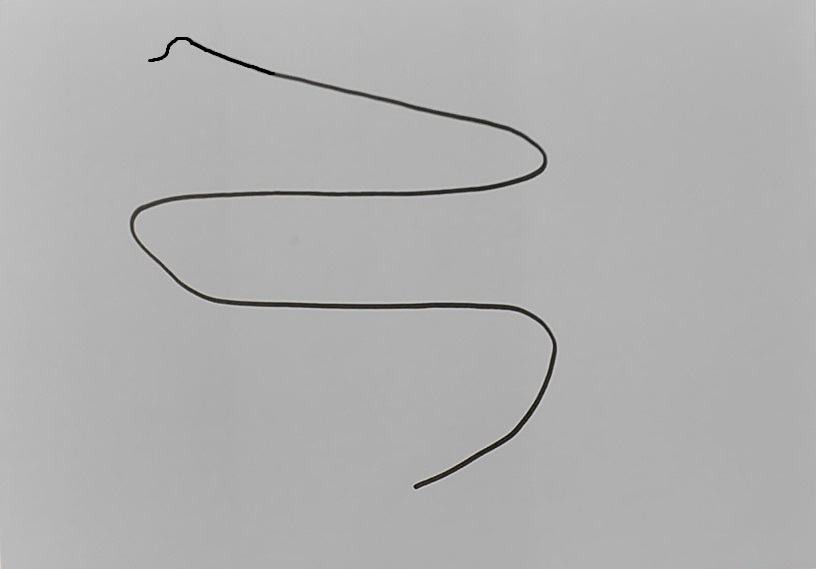
#> input picture images/1.jpg, 816 x 569 px, given in place of WIN_20230113_14_45_34_Pro.jpg, which was not available
$ python undistort.py
#> lines starting #> are read from the running program, lines starting #| are printed output that depends on the picture
#> further down, image is the input picture: shape (569, 816, 3); mean B, G, R 176.2, 176.3, 176.3
### src/find_kuka_points.py
import cv2 as cv
import numpy as np
import os
import math
from find_edges import canny_edge_detection
from find_contours import find_coord


def save_image(file_name, image, dir_name):
    os.chdir(dir_name)
    cv.imwrite(file_name, image)


# [25 lines left out: functions undistort_image, grab_frame_from_camera, not called in this run]


def rescale_frame(img, scale=0.5):
    # Work for images, video and live video
#> called with scale = 0.5
    width = int(img.shape[1] * scale)
#> width = 408
    height = int(img.shape[0] * scale)
#> height = 284

    dimensions = (width, height)
#> dimensions = (408, 284)

    return cv.resize(img, dimensions, interpolation=cv.INTER_AREA)


# [103 lines left out: functions kuka_coord, main, not called in this run]


# [2 lines that do not run on import are left out]

### src/undistort.py
import numpy as np
import cv2 as cv
from find_kuka_points import rescale_frame


def undistort_image(img):
    h, w = img.shape[:2]
#> h = 569; w = 816
    map1, map2 = cv.fisheye.initUndistortRectifyMap(K, D, np.eye(3), K, DIM, cv.CV_16SC2)
    undistorted_img = cv.remap(img, map1, map2, interpolation=cv.INTER_LINEAR, borderMode=cv.BORDER_CONSTANT)
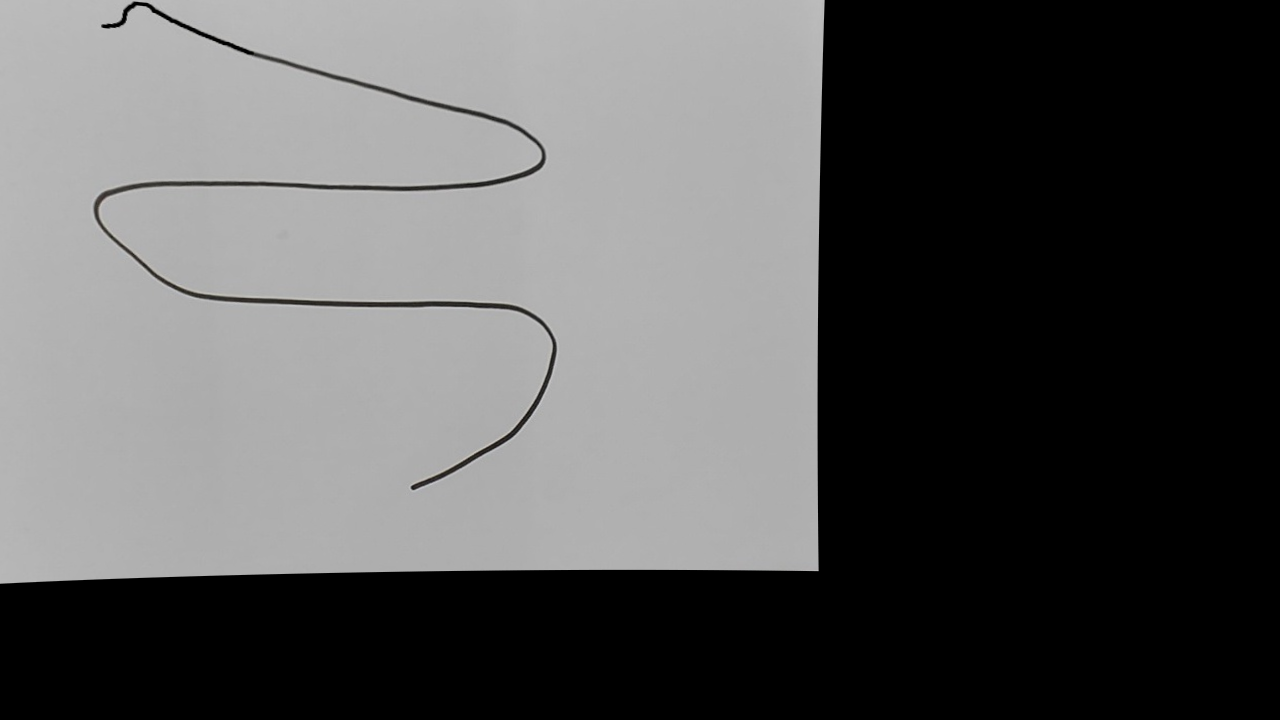
#> undistorted_img: shape (720, 1280, 3); mean B, G, R 89.3, 89.4, 89.4
    return undistorted_img


DIM = (1280, 720)
K = np.array(
        [[1400.5312752987763, 0.0, 628.4219705806136], [0.0, 1408.6956871650618, 414.91973942826155], [0.0, 0.0, 1.0]])
D = np.array([[-0.147852348788544], [0.7021442092673658], [-3.4442108779354763], [0.608256797813276]])

if __name__ == '__main__':
    DIM = (1280, 720)
    K = np.array(
        [[1400.5312752987763, 0.0, 628.4219705806136], [0.0, 1408.6956871650618, 414.91973942826155], [0.0, 0.0, 1.0]])
    D = np.array([[-0.147852348788544], [0.7021442092673658], [-3.4442108779354763], [0.608256797813276]])
    image = cv.imread('../fishEye/WIN_20230113_14_45_34_Pro.jpg')
    rescale = rescale_frame(image, scale=0.5)
    cv.imshow('Orig', image)
    undistort_image(image)
    cv.waitKey(0)

$ run again, on images/123.jpg
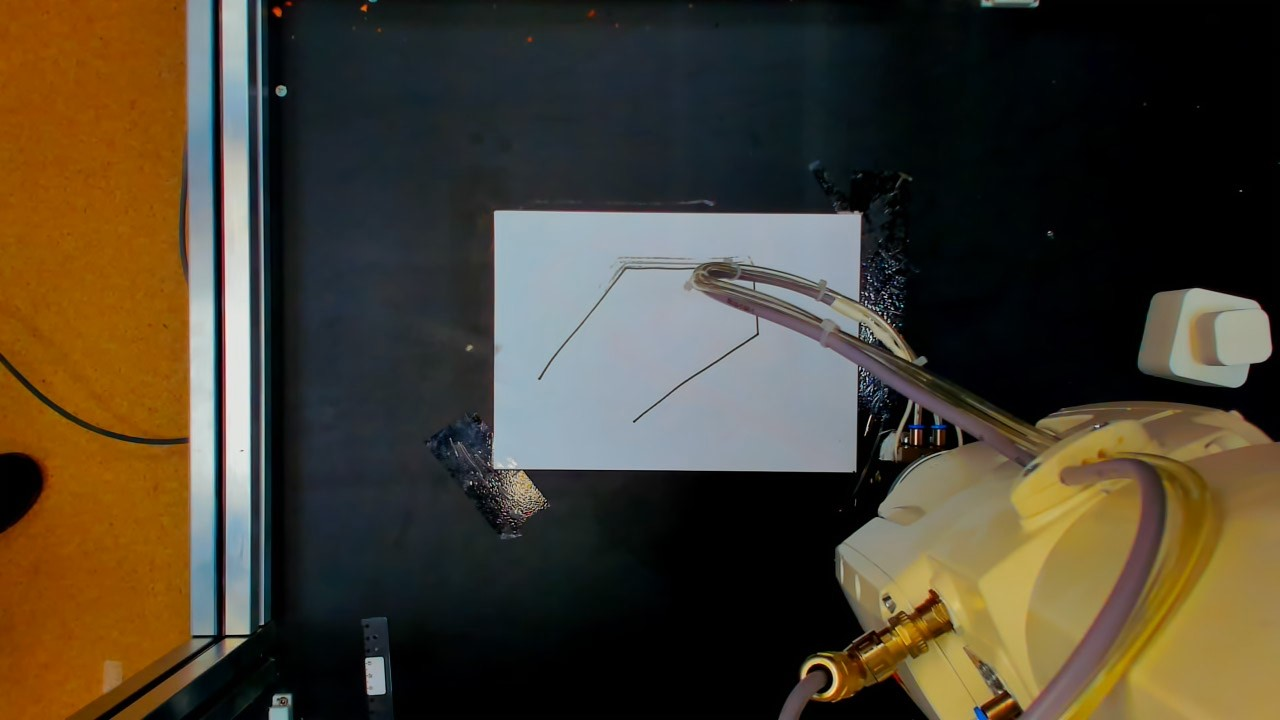
#> input picture images/123.jpg, 1280 x 720 px, given in place of WIN_20230113_14_45_34_Pro.jpg, which was not available
#> image is the input picture: shape (720, 1280, 3); mean B, G, R 48.2, 63.9, 72.5
#> in undistort_image, `undistorted_img = cv.remap(img, map1, map2, interpolation=cv.INTER_LIN..`:
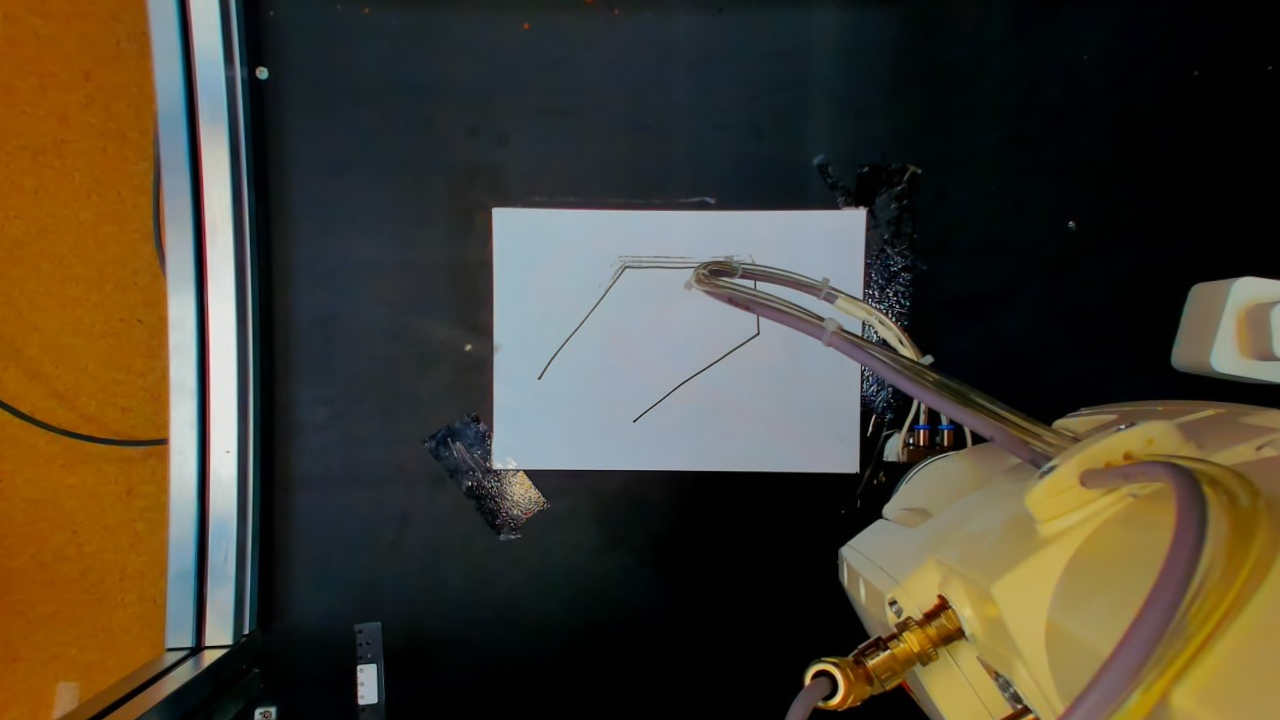
#> undistorted_img: shape (720, 1280, 3); mean B, G, R 50.1, 64.7, 71.7

$ run again, on images/25sm.jpg
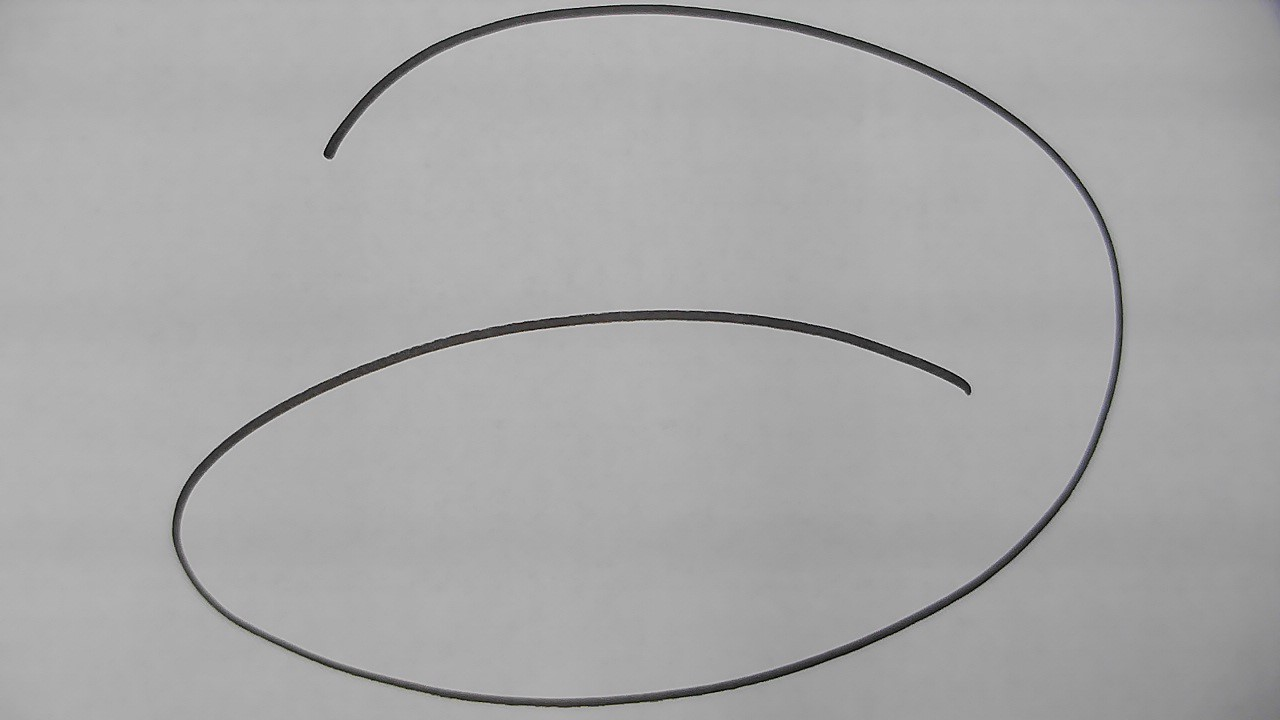
#> input picture images/25sm.jpg, 1280 x 720 px, given in place of WIN_20230113_14_45_34_Pro.jpg, which was not available
#> image is the input picture: shape (720, 1280, 3); mean B, G, R 167.5, 167.5, 167.5
#> in undistort_image, `undistorted_img = cv.remap(img, map1, map2, interpolation=cv.INTER_LIN..`:
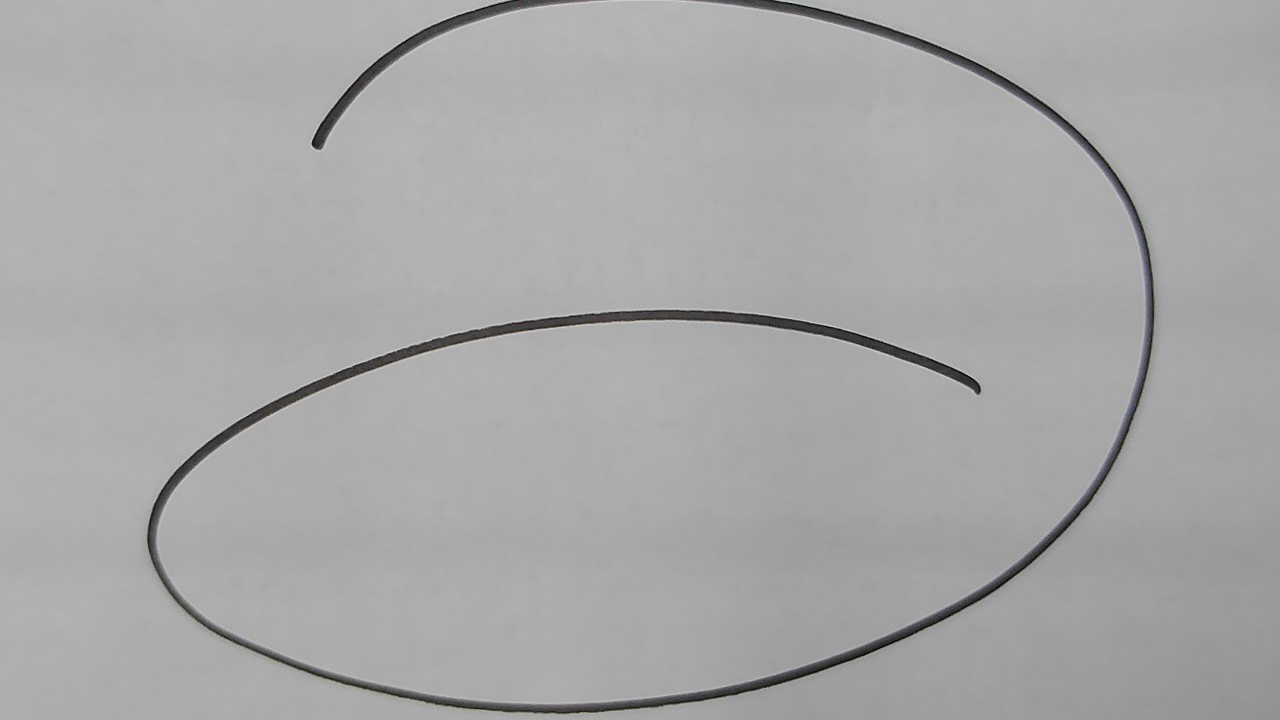
#> undistorted_img: shape (720, 1280, 3); mean B, G, R 167.8, 167.8, 167.8
